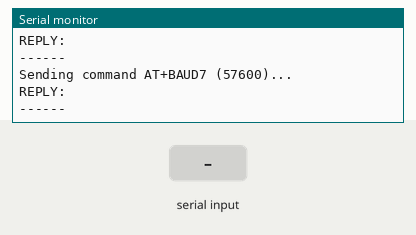
Simulated run of this sketch. Board: Arduino Uno, built with avr-gcc and run on an emulated ATmega328P. On the bench: the last lines printed to the serial monitor. The test bench sets the inputs (shaded band). The modem accepts every AT command (registered, SIM ready, sends succeed) and sends nothing else.

Above: at 5.2 s.
5.3 s: "1" received over Serial
At 6.3 s:
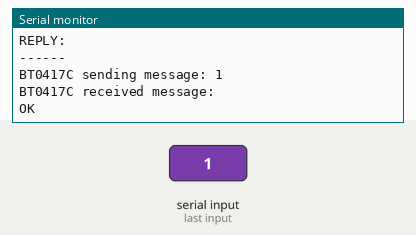
7.1 s: "1" received over the second serial link
At 8.0 s:
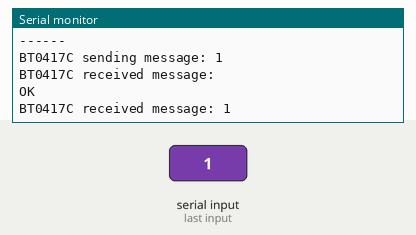
8.6 s: "0" received over Serial
At 9.4 s:
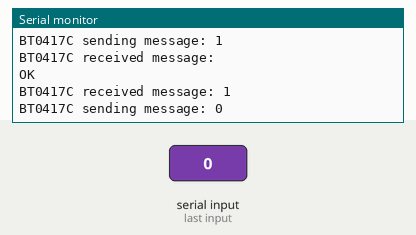
10.1 s: "0" received over the second serial link
At 10.6 s:
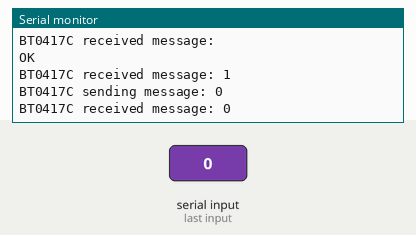

Measured:
- after the input at 5.3 s, the serial monitor: prints a new line after 0.33 s (image 1)
- after the input at 7.1 s, the serial monitor: prints a new line after 0.13 s (image 2)
- after the input at 8.6 s, the serial monitor: prints a new line after 0.24 s (image 3)
- after the input at 10.1 s, the serial monitor: prints a new line after 0.14 s (image 4)

The sketch:

BT0417C_configuration.ino
```cpp
 /*
   Notes on using this code to pair the BT0417C with the Arduino Uno

   by Daniel Sikar - 21.11.2012

   1. Pins 0 and 1 did not work as RX, TX.
   2. Pins 2 and 3 worked as RX, TX. Not only did they work, uploading sketches also worked, as opposed to pins 0 and 1, where the wires had to be
   disconnected on every compile and upload. IMPORTANT: Connect Arduino RX to Bluetooth adapter TX and Arduino TX to Bluetooth adapter RX.
   3. A delay was required to assemble messages typed into Serial Monitor without introducting line breaks.
   4. Default baud rate for the BT0417C is 9600.
   5. Response to command AT+NAMEyourname is OKsetname, not OKyourname as per datasheet.

 */

#include <SoftwareSerial.h>

#define RX   2
#define TX   3

SoftwareSerial mySerial(RX, TX);
String txtMsg = "";

void read_serial() {
  // one second delay for module to deal with incoming data
  delay(1000);
  while (mySerial.available() > 0) {
    char inByte = mySerial.read();
    Serial.write(inByte);
  }
  Serial.write("\n------\n");
}

void setup()
{
  // Set hardware serial baud rate
  Serial.begin(9600);
  // Set software serial baud rate
  mySerial.begin(57600);

  Serial.println("STARTING serial communication with BT0417C device...");

  Serial.println("Sending command AT...");
  Serial.print("REPLY: ");
  mySerial.write("AT");
  read_serial();
  Serial.println("Sending command AT+NAME...");
  Serial.print("REPLY: ");

  mySerial.write("AT+NAMEmed_hum_v0.1");
  read_serial();
  Serial.println("Sending command AT+PIN...");
  Serial.print("REPLY: ");
  mySerial.write("AT+PIN0123");
  read_serial();
  Serial.println("Sending command AT+BAUD7 (57600)..."); // 57600 Optimal Android Bluetooth baud rate
  Serial.print("REPLY: ");
  mySerial.write("AT+BAUD7");
  read_serial();

}

void loop()
{
  // Connectivity tests.
  // Tested with Amarino and Bluetooth Viewer (LITE).
  // Note, the BT0417C must NOT be *paired* while starting the Serial Monitor.

  // 1. SEND - Assemble message sent via Serial Monitor
  while (Serial.available() > 0) {
    char inChar = Serial.read();
    txtMsg += inChar;
  }
  // Delay used for human readability so we don't split messages
  // typed in Serial Monitor.
  // If application at the other end can identify beginning and end
  // of message such as delimiters, delay is not required.
  delay(200);
  if (txtMsg.length() > 0) {
    // Echo message to Serial Monitor.
    Serial.print("BT0417C sending message: ");
    Serial.println(txtMsg);
    // Send to BT0417C
    mySerial.print("BT0417C sending message: ");
    mySerial.println(txtMsg);
    txtMsg = "";
  }
  // 2. RECEIVE - Assemble message received by BT0417C
  while (mySerial.available() > 0) {
    //char inChar = Serial.read();
    char inChar = mySerial.read();
    txtMsg += inChar;
  }
  if (txtMsg.length() > 0) {
    // Print incoming message received by BT0417C to Serial Monitor then echo back to sender.
    Serial.print("BT0417C received message: ");
    Serial.println(txtMsg);
    mySerial.print("BT0417C received message: ");
    mySerial.println(txtMsg);
    txtMsg = "";
  }
}
```
